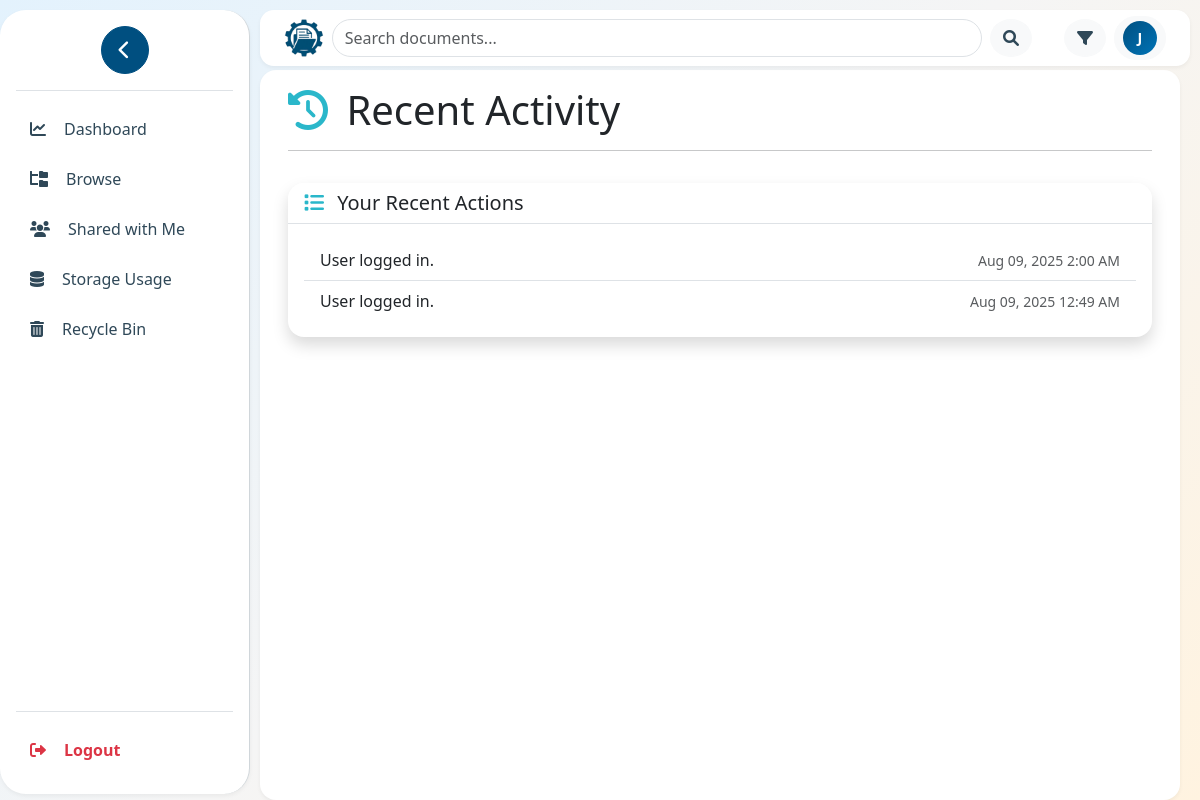
The app's page /activity.php (signed in), older data.
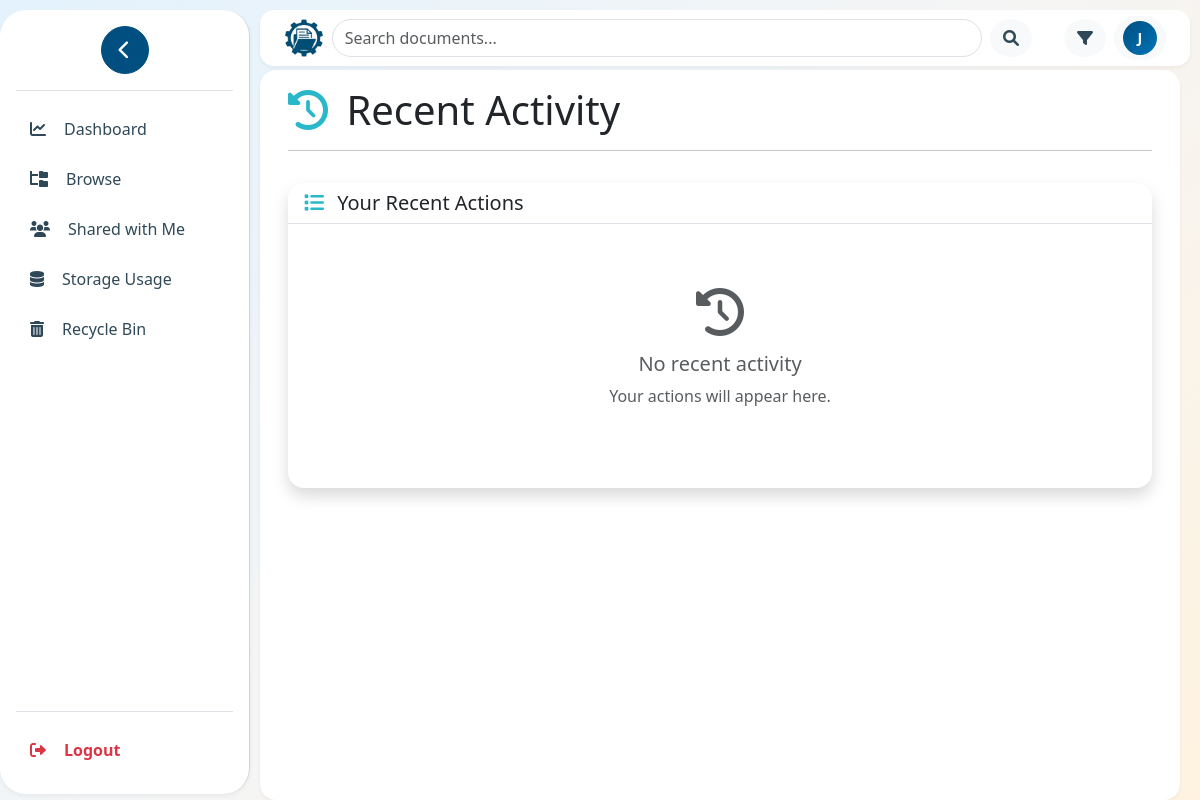
The same page, newer data.
### tables this page shows
CREATE TABLE `activity_logs` (
  `id` int(11) NOT NULL,
  `user_id` int(11) NOT NULL,
  `action` varchar(50) NOT NULL,
  `message` text NOT NULL,
  `timestamp` datetime DEFAULT current_timestamp()
);

### activity.php (the view, shortened to what this page needs)
<?php
require_once 'includes/header.php';
require_once 'includes/auth_check.php';
$user_id = $_SESSION['user_id'];
$stmt = $db->prepare("SELECT message, timestamp FROM activity_logs WHERE user_id = ? ORDER BY timestamp DESC LIMIT 20");
$stmt->execute([$user_id]);
$logs = $stmt->fetchAll();
?>
<div class="container fade-in delay-1">
  <div class="row">
    <div class="col-12">
      <h1><i class="fas fa-history me-2" style="color: #2AB7CA;"></i> Recent Activity</h1>
      <hr>
    </div>
  </div>
  <div class="card shadow rounded-4 border-0 mt-3">
    <div class="card-header bg-white border-bottom rounded-top-4">
      <h5 class="mb-0"><i class="fas fa-list me-2" style="color: #2AB7CA;"></i> Your Recent Actions</h5>
    </div>
    <div class="card-body">
      <?php if (empty($logs)): ?>
        <div class="text-center py-5">
          <i class="fas fa-history fa-3x text-muted mb-3"></i>
          <h5 class="text-muted">No recent activity</h5>
          <p class="text-muted">Your actions will appear here.</p>
        </div>
      <?php else: ?>
        <ul class="list-group list-group-flush">
          <?php foreach ($logs as $log): ?>
            <li class="list-group-item d-flex justify-content-between align-items-center">
              <span><?php echo htmlspecialchars($log['message']); ?></span>
              <span class="text-muted small"><?php echo date('M d, Y g:i A', strtotime($log['timestamp'])); ?></span>
            </li>
          <?php endforeach; ?>
        </ul>
      <?php endif; ?>
    </div>
  </div>
</div>

Row changes from the older to the newer data that the page shows:
no longer on this page (row edited): activity_logs: message "User logged in.", timestamp "Aug 09, 2025 2:00 AM"
no longer on this page (row edited): activity_logs: message "User logged in.", timestamp "Aug 09, 2025 12:49 AM"
Text that changed along with them:
text now shown: "No recent activity Your actions will appear here."
